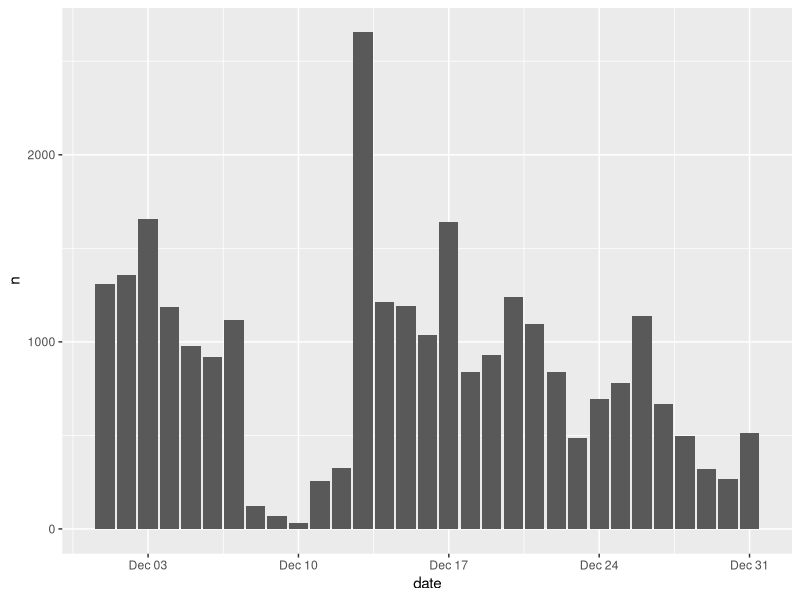

Write the R code that produced this figure.
library(tidyverse)
library(ggthemes)
library(ggplot2)


# read data
trail_class_leads <- readxl::read_xls("trial_class.xls")

trail_class_leads <- 
  trail_class_leads %>% 
  rename(source_1=source)

temp_1 <- trail_class_leads %>% 
  filter(status==1) %>% 
  group_by(date,source_1) %>% 
  summarise(n=n()) %>% 
  ungroup() %>% 
  spread(source_1,n)

temp_0 <- trail_class_leads %>% 
  filter(status==0) %>% 
  group_by(date,source_1) %>% 
  summarise(n=n()) %>% 
  ungroup() %>% 
  spread(source_1,n)

trail_class_leads %>% 
  group_by(date) %>% 
  summarise(n=n()) %>% 
  ggplot(mapping = aes(x=date,y=n))+
  geom_bar(stat = "identity")

temp <- trail_class_leads %>% 
  unite("ss",source_1,status,remove = FALSE) %>% 
  group_by(date,ss) %>% 
  summarise(n=n()) %>% 
  ungroup() %>% 
  spread(ss,n)

leads <- readxl::read_xlsx("leads_0130.xlsx")

leads <- leads %>% 
  rename(
  
  month=月
)

leads_0 <- leads %>% 
  group_by(month,city_level) %>% 
  summarise(n=n()) %>% 
  mutate(rate = n / sum(n)) %>% 
  ungroup() %>% 
  select(-n) %>% 
  spread(city_level,rate) 

leads %>% 
  filter(city_level==4) %>% 
  group_by(month) %>% 
  summarise(n=n())

